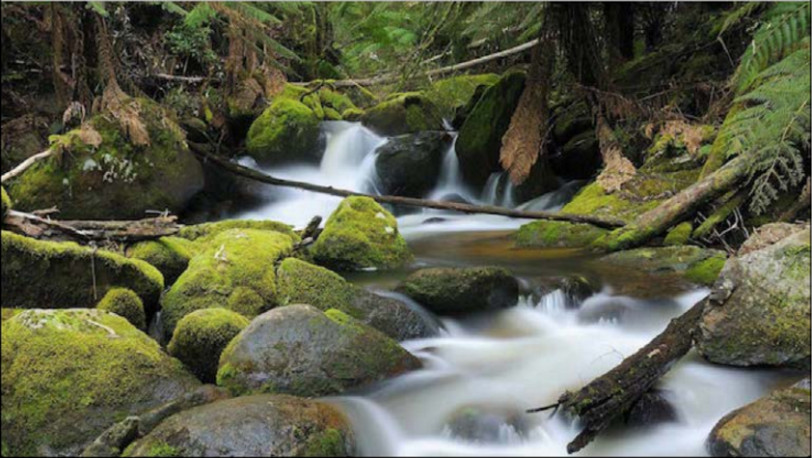
#> input picture cumulative-histograms/input.jpg, 812 x 458 px
$ python cumu-color-gray.py --image input.jpg
#> lines starting #> are read from the running program, lines starting #| are printed output that depends on the picture
import matplotlib.pyplot as plt
import argparse
import cv2

parser = argparse.ArgumentParser()
parser.add_argument("-i", "--image", required=True, help="Path to the input image")
args = vars(parser.parse_args())

image_BGR = cv2.imread(args["image"])
#> image_BGR is the input picture: shape (458, 812, 3); mean B, G, R 72.5, 93.3, 91.1
image_RGB = cv2.cvtColor(image_BGR, cv2.COLOR_BGR2RGB)
r, g, b = cv2.split(image_RGB)
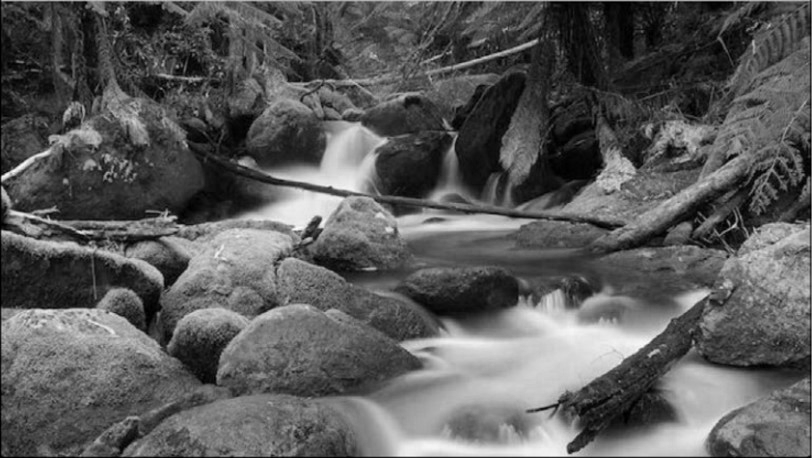
#> r: shape (458, 812); min 0, max 254, mean 91.1
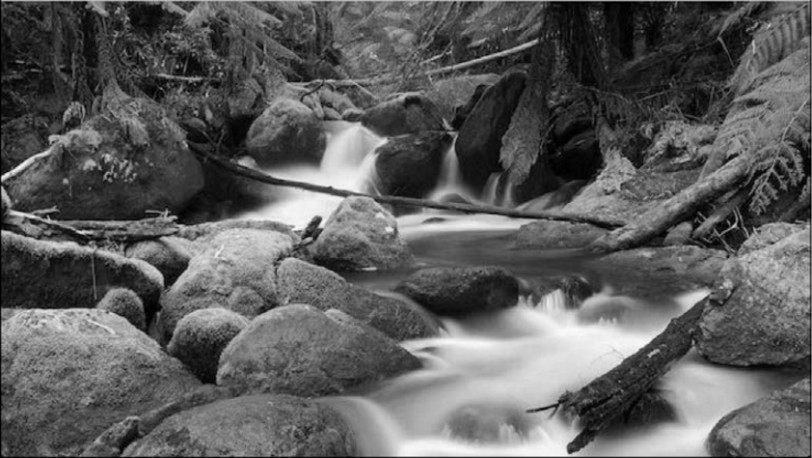
#> g: shape (458, 812); min 0, max 252, mean 93.3
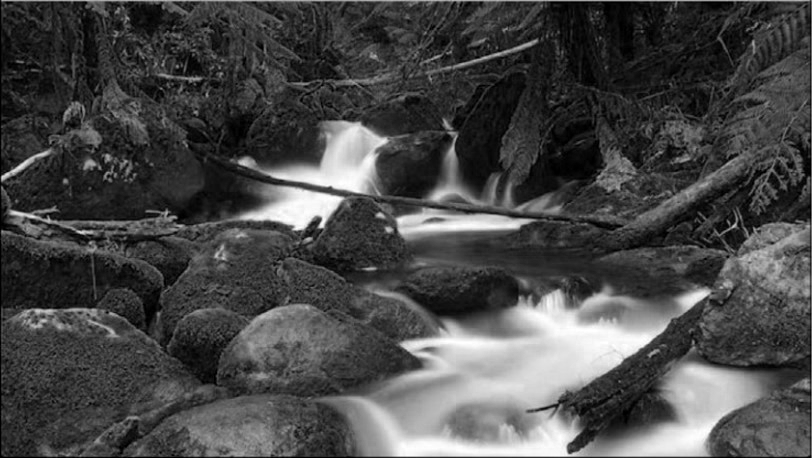
#> b: shape (458, 812); min 0, max 255, mean 72.5

# Histogram is computed
histr = cv2.calcHist([r], [0], None, [256], [0, 256])
#> histr = 256 values, max 2795 at index 63, min 0 at index 252, mean 1452.7
histg = cv2.calcHist([g], [0], None, [256], [0, 256])
#> histg = 256 values, max 2715 at index 41, min 0 at index 253, mean 1452.7
histb = cv2.calcHist([b], [0], None, [256], [0, 256])
#> histb = 256 values, max 4684 at index 42, min 102 at index 254, mean 1452.7

# Normalized histograms
histr /= histr.sum()
#> histr = 256 values, max 0.00752 at index 63, min 0 at index 252, mean 0.00391
histg /= histg.sum()
#> histg = 256 values, max 0.0073 at index 41, min 0 at index 253, mean 0.00391
histb /= histb.sum()
#> histb = 256 values, max 0.0126 at index 42, min 0.000274 at index 254, mean 0.00391

cum_histr = histr.cumsum()
#> cum_histr = 256 values from 0.000836 to 1
cum_histg = histg.cumsum()
#> cum_histg = 256 values from 0.00071 to 1
cum_histb = histb.cumsum()
#> cum_histb = 256 values from 0.00299 to 1

# Se genera una figura para mostrar la imagen y su histograma
fig = plt.figure(figsize=(12,9))
# Se crean los subplots del grafico
ax1 = fig.add_subplot(2,1,1)
ax2 = fig.add_subplot(2,3,4)
ax3 = fig.add_subplot(2,3,5)
ax4 = fig.add_subplot(2,3,6)

# Se dibuja la imagen original
ax1.imshow(image_RGB)
ax1.set_title("Original Image")

# Se dibuja el histograma
ax2.plot(cum_histr, color='r')
ax2.set_title("Histogram of Red Channel")

ax3.plot(cum_histg, color='g')
ax3.set_title("Histogram of Green Channel")

ax4.plot(cum_histb, color='b')
ax4.set_title("Histogram of Blue Channel")

plt.show()
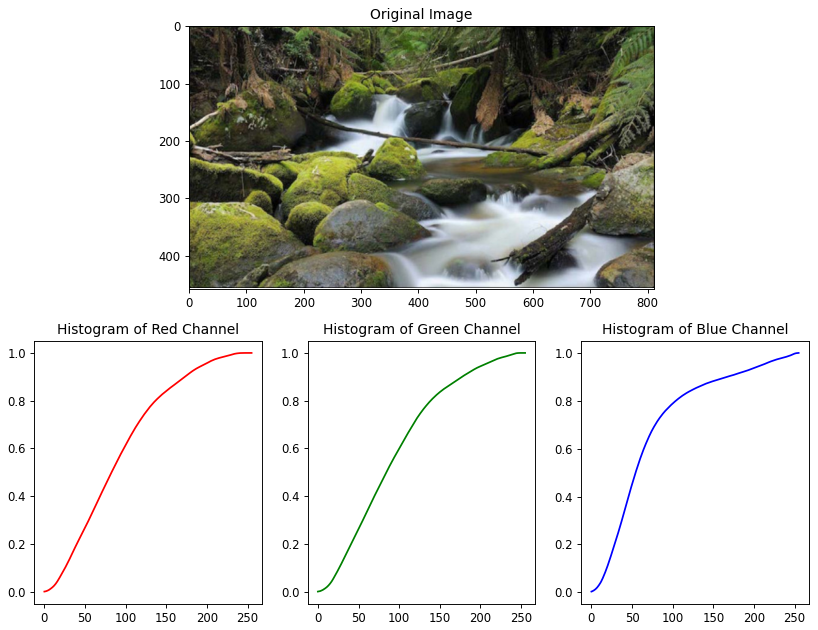
#> figure drawn by matplotlib, 4 panels; panel 2: curve peaks at x = 254, y = 1; panel 3: curve peaks at x = 252, y = 1; panel 4: curve peaks at x = 255, y = 1
